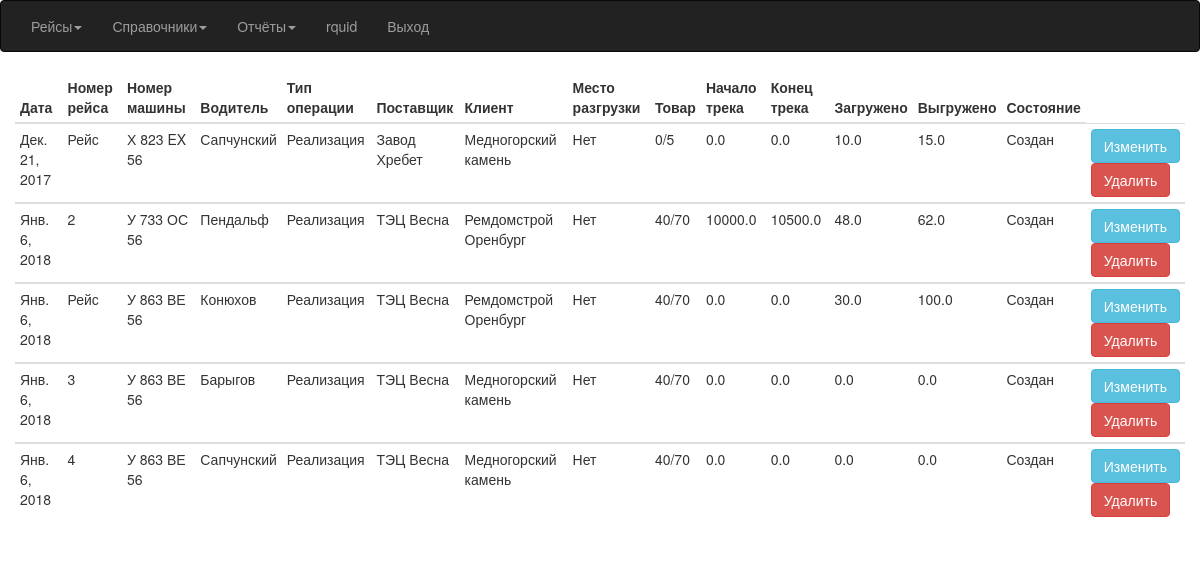
/RaceAll (signed in), run on an earlier commit of the app's database.
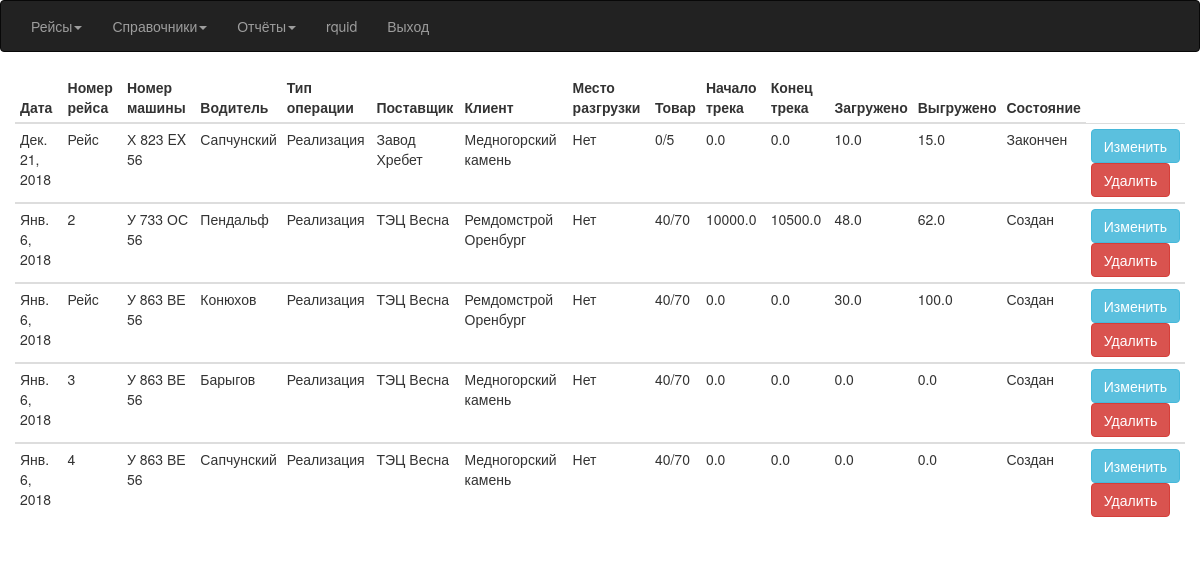
And on a later commit of the database.
### Avtoregion/models.py (models this page shows, shortened)
class Race(models.Model):
    CREATE = 'Создан'
    LOAD = 'Загружен'
    UNLOAD = 'Выгружен'
    FINISH = 'Закончен'
    END = 'Проведен'
    ACCIDENT = 'Авария'
    STATE = (
        (CREATE, 'Создан'),
        (LOAD, 'Зазгружен'),
        (UNLOAD, 'Выгружен'),
        (FINISH, 'Закончена'),
        (END, 'Проведена'),
        (ACCIDENT, 'Авария'),
    )
    TYPE = (
        ('Реализация', 'Реализация'),
        ('Услуга', 'Услуга')
    )
    id_race = models.AutoField(primary_key=True)
    name_race = models.CharField(max_length=5, default='Рейс')
    race_date = models.DateField(default=date.today)
    car = models.ForeignKey(Car)
    driver = models.ForeignKey(Driver)
    type_ship = models.CharField(default=TYPE[0], choices=TYPE, max_length=10)
    supplier = models.ForeignKey(Supplier)
    customer = models.ForeignKey(Customer)
    shipment = models.ForeignKey(Shipment, null=True, blank=True)
    product = models.ForeignKey(Product)
    mediator = models.ForeignKey(Mediator, null=True, blank=True)
    s_milage = models.FloatField(default=0)
    e_milage = models.FloatField(default=0)
    weight_load = models.FloatField(default=0)
    weight_unload = models.FloatField(default=0)
    comm = models.TextField(null=True, blank=True)
    state = models.CharField(default=STATE[0], choices=STATE, max_length=9)
    create_time = models.DateTimeField(auto_now=True)

class Car(models.Model):
    id_car = models.AutoField(primary_key=True)
    number = models.CharField(max_length=11, unique=True, verbose_name='Номер машины')
    pts = models.CharField(max_length=10, null=True, blank=True, verbose_name='ПТС')
    trailer = models.ForeignKey(Trailer, blank=True, null=True)
    mediator = models.ForeignKey(Mediator, blank=True, null=True)
    def __str__(self):
        return '%s' % self.number

class Driver(models.Model):
    id_driver = models.AutoField(primary_key=True)
    name = models.CharField(max_length=50, verbose_name='Водитель')
    def __str__(self):
        return '%s' % self.name

class Supplier(models.Model):
    id_supplier = models.AutoField(primary_key=True)
    name = models.CharField(max_length=256, verbose_name='Поставщик')
    inn = models.DecimalField(max_digits=12, decimal_places=0, unique=True, null=True, blank=True, verbose_name='ИНН')
    def __str__(self):
        return '%s' % self.name

class Customer(models.Model):
    id_customer = models.AutoField(primary_key=True)
    name = models.CharField(max_length=256,  verbose_name='Клиент')
    inn = models.DecimalField(max_digits=12, decimal_places=0, unique=True, null=True, blank=True, verbose_name='ИНН')
    def __str__(self):
        return '%s' % self.name

class Product(models.Model):
    id_product = models.AutoField(primary_key=True)
    name = models.CharField(max_length=10, verbose_name='Груз')
    def __str__(self):
        return '%s' % self.name

### Avtoregion/views.py (the view)
# urls.py: url(r'^RaceAll$', views.RaceAllList.as_view(), name='RaceAll'),
class RaceAllList(LoginRequiredMixin, ListView):
    model = Race
    template_name = 'race.html'
    context_object_name = 'qRace'
    paginate_by = 5
    queryset = Race.objects.order_by('id_race')

### templates/race.html (shortened to what this page needs)
{% extends "index.html" %}
{% block content %}
<div class="container-fluid">
 {% if qRace%}
	 <table class="table table-hover table-condensed table-responsive">
		 <thead>
             <th>Дата</th>
			 <th>Номер рейса</th>
			 <th>Номер машины</th>
			 <th>Водитель</th>
			 <th>Тип операции</th>
			 <th>Поставщик</th>
			 <th>Клиент</th>
			 <th>Место разгрузки</th>
			 <th>Товар</th>
			 <th>Начало трека</th>
			 <th>Конец трека</th>
			 <th>Загружено</th>
			 <th>Выгружено</th>
			 <th>Состояние</th>
		 </thead>
	 {% for q in qRace%}
         <tbody>
	    <tr>
         <td>
            {{ q.race_date }}
         </td>
		 <td>
			{{ q.name_race}}
		 </td>
		 <td>
			{{ q.car}}
		 </td>
			<td>
				{{ q.driver}}
			</td>
			<td>
				{{ q.type_ship}}
			</td>
		  <td>
			  {{ q.supplier}}
		  </td>
		  <td>
			  {{ q.customer}}
		  </td>
		  <td>
			  {{ q.shipment|default_if_none:"Нет"}}
		  </td>
		  <td>
			  {{ q.product}}
		  </td>
		  <td>
			  {{ q.s_milage}}
		  </td>
		  <td>
			  {{ q.e_milage}}
		  </td>
		  <td>
			  {{ q.weight_load}}
		  </td>
		  <td>
			  {{ q.weight_unload}}
		  </td>
		  <td>
			  {{ q.state}}
		  </td>
		 <td>
			<form action="{% url 'RaceUpdate' %}" method="post">
              <button name="update" value="update" class="btn btn-info">Изменить</button>
			</form>
			 <form action="{% url 'RaceDelete' %}" method="post">
			        <button name="delete" class="btn btn-danger">Удалить</button>
		  </form>
	     </td>
	    </tr>
     </tbody>
	 {% endfor %}
	 </table>
 {% endif %}
</div>
{% endblock %}

What changed in the data, as far as the page shows it:
changed Race "Х 823 EX 56": race_date "Дек. 21, 2017" → "Дек. 21, 2018"; state "Создан" → "Закончен"
